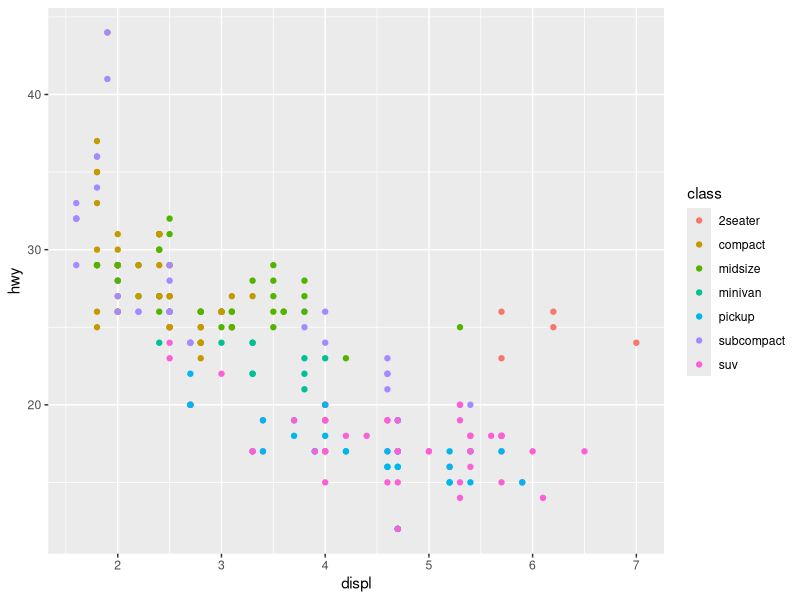
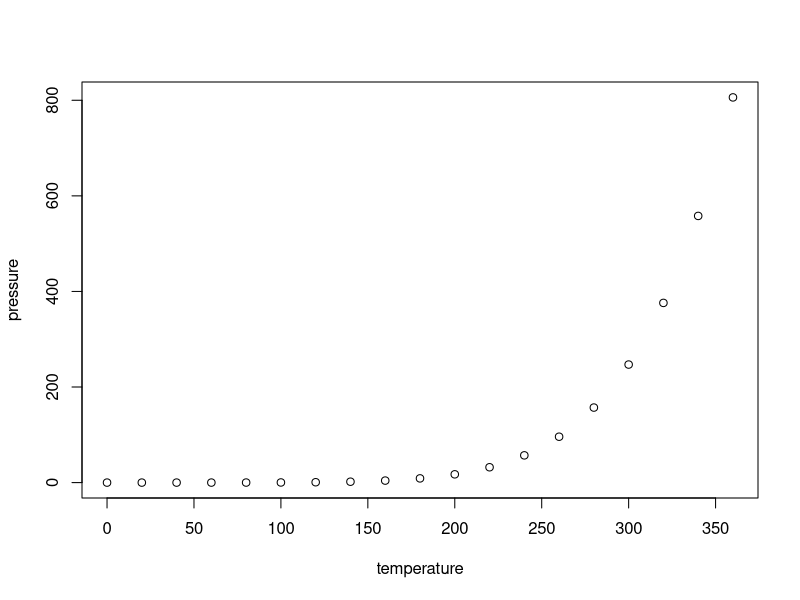

Reproduce these figures in R, in order.
## ---- chunk 1
knitr::opts_chunk$set(echo = TRUE)
## ---- chunk 2
summary(cars)
## ---- chunk 3
library(ggplot2)
ggplot(mpg, aes(displ, hwy, colour = class)) +
  geom_point()
## ---- chunk 4
plot(pressure)
